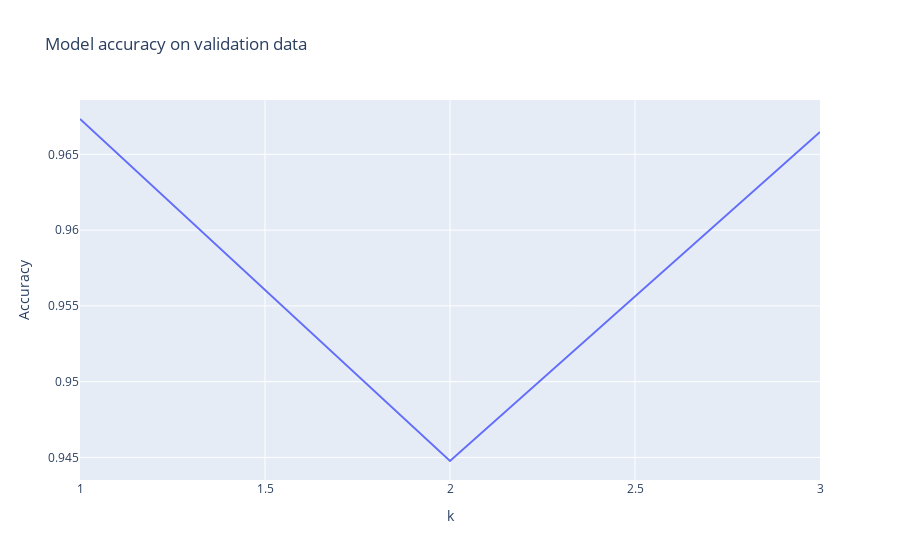

The notebook cell saved with this chart:
### Code cell
#Plotting data
df = pd.DataFrame(accuracies, columns = ['k', 'Accuracy'])
px.line(df, x="k", y = 'Accuracy', title="Model accuracy on validation data")

### Figure 1 — Plotly figure (JSON) as saved in the notebook; plotly's stock layout.template omitted (floating-point values rounded to 4 significant figures)
{"data": [{"hovertemplate": "k=%{x}<br>Accuracy=%{y}<extra></extra>", "legendgroup": "", "line": {"color": "#636efa", "dash": "solid"}, "mode": "lines", "name": "", "orientation": "v", "showlegend": false, "type": "scatter", "x": [1, 2, 3], "xaxis": "x", "y": [0.9673, 0.9448, 0.9665], "yaxis": "y"}], "layout": {"legend": {"tracegroupgap": 0}, "title": {"text": "Model accuracy on validation data"}, "xaxis": {"anchor": "y", "domain": [0, 1], "title": {"text": "k"}}, "yaxis": {"anchor": "x", "domain": [0, 1], "title": {"text": "Accuracy"}}}}
